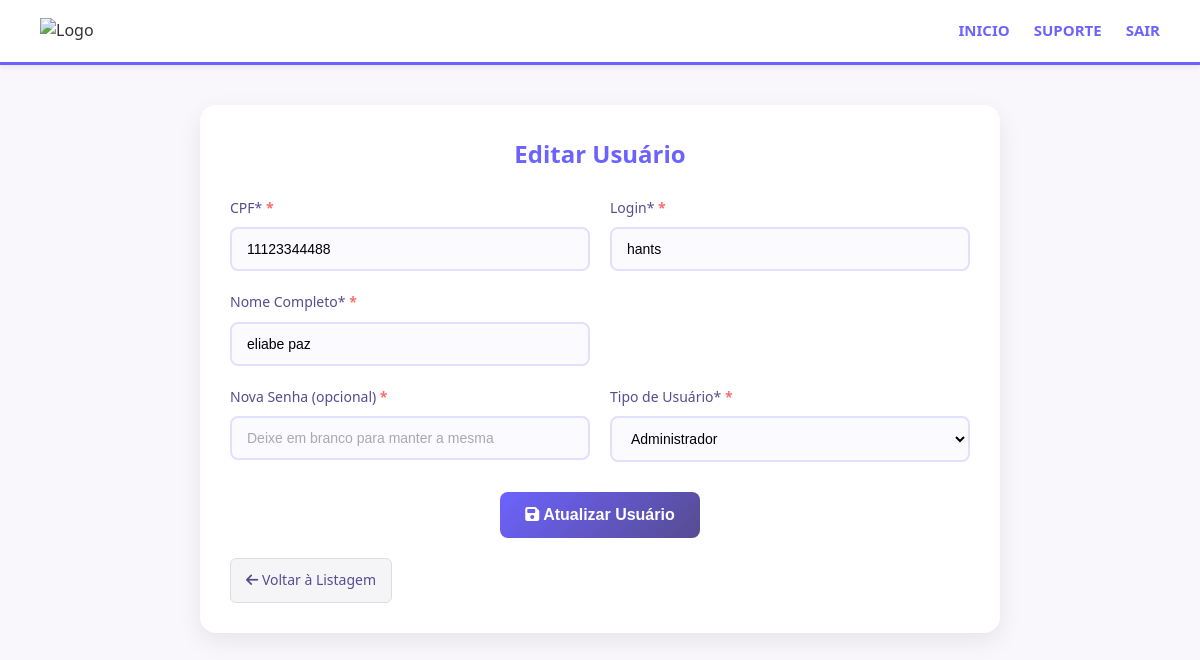
Page /app/c_admin/atualizar_usuario.php?id=1 (signed in) on the committed database.
### tables this page shows
CREATE TABLE `usuarios` (
  `id` int NOT NULL AUTO_INCREMENT,
  `cpf` varchar(45) NOT NULL,
  `login` varchar(60) NOT NULL,
  `senha` varchar(300) NOT NULL,
  `nm_usuario` varchar(45) NOT NULL,
  `tipo` varchar(45) NOT NULL DEFAULT 'user',
  PRIMARY KEY (`id`)
);

### classes/db.class.php (called while the page is built)
<?php
class DB
{
    public static function connect()
    {
        $host = '127.0.0.1';
        $port = 3333;
        $user = 'root';
        $pass = 'hants12';
        $base = 'vivenciar';
        try {
            $pdo = new PDO("mysql:host={$host};port={$port};dbname={$base};charset=UTF8", $user, $pass);
            $pdo->setAttribute(PDO::ATTR_ERRMODE, PDO::ERRMODE_EXCEPTION);
            return $pdo;
        } catch (PDOException $e) {
            die("Erro na conexão com o banco de dados: " . $e->getMessage());
        }
    }
}

### app/c_admin/classes/gest-user.class.php (called while the page is built, shortened)
<?php
class GestUser
{
    private $db;
    public function __construct()
    {
        try {
            $this->db = DB::connect();
        } catch (Exception $e) {
            throw new Exception("Erro na conexão com o banco de dados: " . $e->getMessage());
        }
    }
    public function buscarPorId($id)
    {
        $stmt = $this->db->prepare("SELECT id, cpf, login, nm_usuario, tipo FROM usuarios WHERE id = ? LIMIT 1");
        $stmt->execute([$id]);
        return $stmt->fetch(PDO::FETCH_ASSOC);
    }
}
?>

### app/c_admin/atualizar_usuario.php (the view, shortened to what this page needs)
<?php
include "classes/gest-user.class.php";
include "../../classes/db.class.php";
$id = isset($_GET['id']) ? (int)$_GET['id'] : 0;
$usuario = new GestUser();
$usuarioAtual = $usuario->buscarPorId($id);
?>
<!DOCTYPE html>
<html lang="pt-BR">
<head>
    <link rel="stylesheet" href="src/style.css">
    <link rel="stylesheet" href="https://cdnjs.cloudflare.com/ajax/libs/font-awesome/6.6.0/css/all.min.css">
</head>
<body>
    <header>
        <div class="logo">
            <img src="#" alt="Logo">
        </div>
        <nav>
            <ul>
                <li><a href="./">INICIO</a></li>
                <li><a href="#">SUPORTE</a></li>
                <li><a href="?sair">SAIR</a></li>
            </ul>
        </nav>
    </header>
    <section class="simple-box">
        <h2>Editar Usuário</h2>
        <div class="form-container">
            <form action="" method="POST">
                <div class="form-row">
                    <div class="form-group">
                        <label for="cpf">CPF*</label>
                        <input required type="text" id="cpf" name="cpf" required maxlength="11" placeholder="Digite o CPF"
                               value="<?php echo htmlspecialchars($usuarioAtual['cpf']); ?>">
                    </div>
                    <div class="form-group">
                        <label for="login">Login*</label>
                        <input required type="text" id="login" name="login" required maxlength="60" placeholder="Digite o login"
                               value="<?php echo htmlspecialchars($usuarioAtual['login']); ?>">
                    </div>
                    <div class="form-group">
                        <label for="nm_usuario">Nome Completo*</label>
                        <input required type="text" id="nm_usuario" name="nm_usuario" required maxlength="45" placeholder="Digite o nome"
                               value="<?php echo htmlspecialchars($usuarioAtual['nm_usuario']); ?>">
                    </div>
                </div>
                <div class="form-row">
                    <div class="form-group">
                        <label for="senha">Nova Senha (opcional)</label>
                        <input type="password" id="senha" name="senha" maxlength="30" placeholder="Deixe em branco para manter a mesma">
                    </div>
                    <div class="form-group">
                        <label for="tipo">Tipo de Usuário*</label>
                        <select required id="tipo" name="tipo" required>
                            <option value="admin" <?php echo ($usuarioAtual['tipo'] == 'admin' ? 'selected' : ''); ?>>Administrador</option>
                        </select>
                    </div>
                </div>
                <button type="submit" class="btn-add">
                    <i class="fas fa-save"></i> Atualizar Usuário
                </button>
            </form>
        </div>
        <div style="margin-top: 20px;">
            <a href="index.php" class="btn-clear">
                <i class="fas fa-arrow-left"></i> Voltar à Listagem
            </a>
        </div>
    </section>
</body>
</html>

### app/c_admin/src/style.css (style rules this page uses)
* { margin: 0; padding: 0; box-sizing: border-box; }
body { font-family: 'Segoe UI', Tahoma, Geneva, Verdana, sans-serif; background-color: #f9f6fc; color: #333; line-height: 1.6; }
header { display: flex; justify-content: space-between; align-items: center; padding: 18px 40px; background: white; box-shadow: 0 2px 6px rgba(0, 0, 0, 0.08); border-bottom: 3px solid #6c63ff; position: sticky; top: 0; z-index: 100; }
.logo img { width: 120px; height: auto; }
nav ul { list-style: none; display: flex; gap: 24px; padding: 0; margin: 0; }
nav ul li a { text-decoration: none; color: #6c63ff; font-weight: 600; font-size: 15px; transition: color 0.2s ease; }
.simple-box { max-width: 800px; margin: 40px auto; padding: 30px; background: white; border-radius: 16px; box-shadow: 0 8px 24px rgba(0, 0, 0, 0.08); overflow: hidden; }
.simple-box h2 { color: #6c63ff; font-size: 24px; margin-bottom: 24px; text-align: center; font-weight: 600; }
.form-container { margin-top: 20px; }
.form-row { display: grid; grid-template-columns: repeat(auto-fit, minmax(250px, 1fr)); gap: 20px; margin-bottom: 20px; }
.form-group { display: flex; flex-direction: column; }
.form-group label { color: #574b90; font-weight: 500; margin-bottom: 8px; font-size: 14px; }
.form-group input, .form-group select { padding: 12px 15px; border: 2px solid #e1e1ff; border-radius: 8px; font-size: 14px; transition: all 0.3s ease; background: #fafaff; }
.form-group input::placeholder { color: #aaa; }
.btn-add { background: linear-gradient(135deg, #6c63ff 0%, #574b90 100%); color: white; border: none; padding: 14px 25px; border-radius: 8px; font-size: 16px; font-weight: 600; cursor: pointer; transition: all 0.3s ease; width: 100%; max-width: 200px; margin: 30px auto 0; display: block; }
.form-group label::after { content: " *"; color: #ff6b6b; font-weight: bold; }
.btn-clear { background: #f5f5f7; color: #574b90; text-decoration: none; border: 1px solid #ddd; border-radius: 6px; padding: 10px 15px; font-size: 14px; font-weight: 500; cursor: pointer; transition: all 0.2s ease; display: inline-block; }

### rows in the picture
usuarios: cpf "11123344488", login "hants", nm_usuario "eliabe paz", tipo "Administrador"
